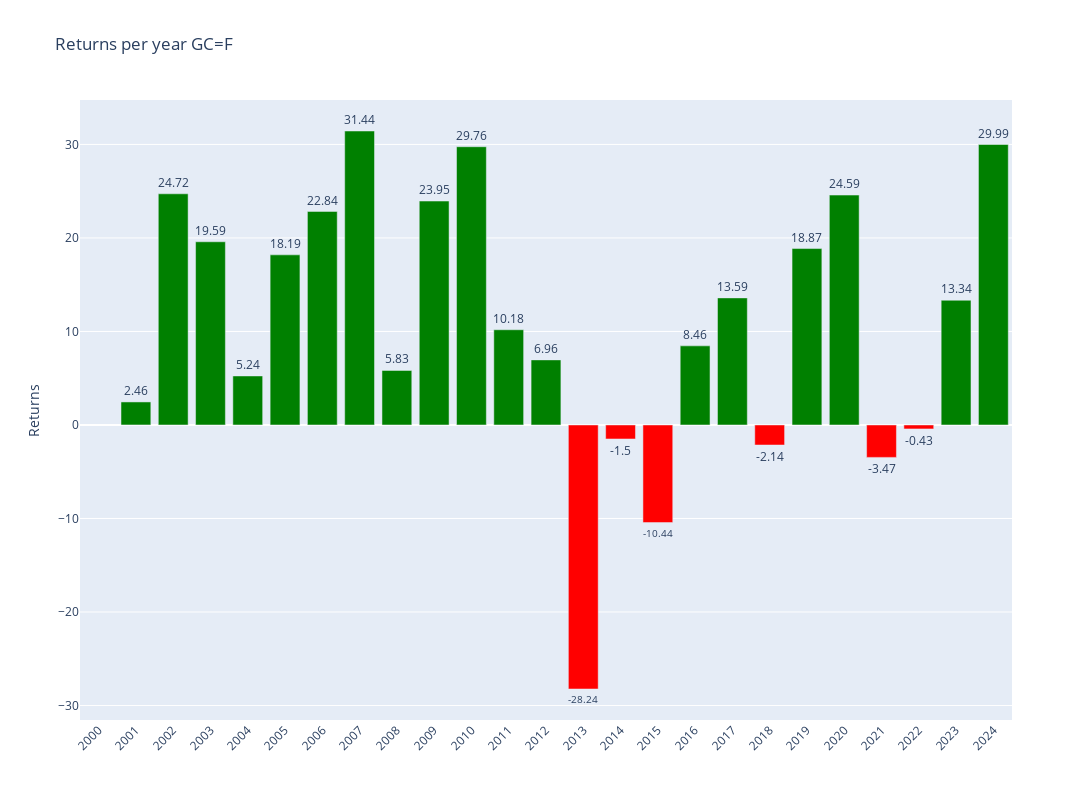

The code cell stored with this chart in its notebook:
### Code cell
# Plotly
fig = make_subplots()

# Add colors
colors = ['green' if x >= 0 else 'red' for x in annual_data['Return']]

# Graph (1,1)
fig.add_trace(go.Bar(y=annual_data['Return'],x=annual_data['Return'].index,text=round(annual_data['Return'],2),textposition='outside',marker_color=colors,hoverinfo='skip'),row=1,col=1)

# Update xaxis properties
fig.update_yaxes(title_text="Returns", row=1, col=1)

fig.update_layout(xaxis=dict(tickvals=annual_data.index,tickangle=-45),height=800, width=1300,title=f"Returns per year {ticker}")

fig.show()

### Figure 1 — Plotly figure (JSON) as saved in the notebook; plotly's stock layout.template omitted (floating-point values rounded to 4 significant figures)
{"data": [{"hoverinfo": "skip", "marker": {"color": ["red", "green", "green", "green", "green", "green", "green", "green", "green", "green", "green", "green", "green", "red", "red", "red", "green", "green", "red", "green", "green", "red", "red", "green", "green"]}, "text": [null, 2.46, 24.72, 19.59, 5.24, 18.19, 22.84, 31.44, 5.83, 23.95, 29.76, 10.18, 6.96, -28.24, -1.5, -10.44, 8.46, 13.59, -2.14, 18.87, 24.59, -3.47, -0.43, 13.34, 29.99], "textposition": "outside", "type": "bar", "x": [2000, 2001, 2002, 2003, 2004, 2005, 2006, 2007, 2008, 2009, 2010, 2011, 2012, 2013, 2014, 2015, 2016, 2017, 2018, 2019, 2020, 2021, 2022, 2023, 2024], "xaxis": "x", "y": [null, 2.463, 24.72, 19.59, 5.244, 18.19, 22.84, 31.44, 5.833, 23.95, 29.76, 10.18, 6.961, -28.24, -1.498, -10.44, 8.46, 13.59, -2.143, 18.87, 24.59, -3.465, -0.4268, 13.34, 29.99], "yaxis": "y"}], "layout": {"height": 800, "title": {"text": "Returns per year GC=F"}, "width": 1300, "xaxis": {"anchor": "y", "domain": [0, 1], "tickangle": -45, "tickvals": [2000, 2001, 2002, 2003, 2004, 2005, 2006, 2007, 2008, 2009, 2010, 2011, 2012, 2013, 2014, 2015, 2016, 2017, 2018, 2019, 2020, 2021, 2022, 2023, 2024]}, "yaxis": {"anchor": "x", "domain": [0, 1], "title": {"text": "Returns"}}}}
